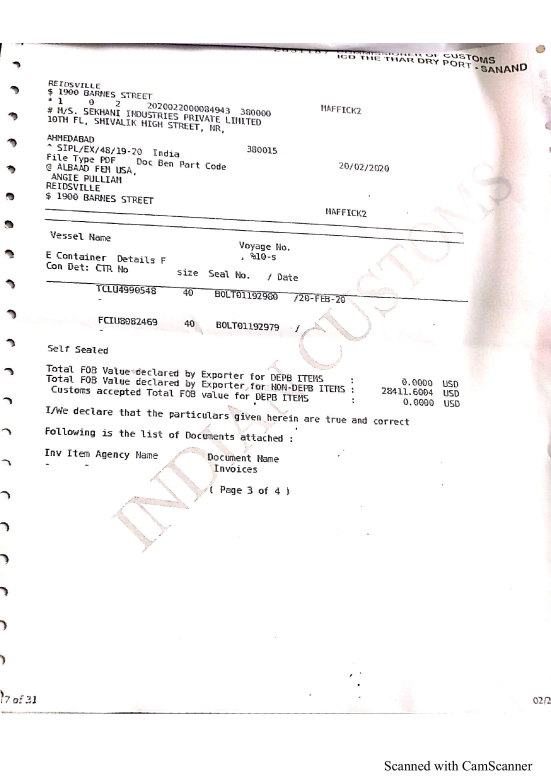
#> input picture OCR2.jpg, 1653 x 2339 px (shown at 1/3 size)
$ python app2.py
#> lines starting #> are read from the running program, lines starting #| are printed output that depends on the picture
import cv2
import numpy as np
import pytesseract
from pytesseract import Output
import argparse

pytesseract.pytesseract.tesseract_cmd=r"C:\Program Files\Tesseract-OCR\tesseract.exe"

img =cv2.imread("OCR2.jpg");
#> img is the input picture: shape (2339, 1653, 3); mean B, G, R 246, 246.1, 247.1
img =cv2.resize(img, None, fx=0.7, fy=0.7)
#> img: shape (1637, 1157, 3)
img2=cv2.bilateralFilter(img,9,75,75)
gray=cv2.cvtColor(img2, cv2.COLOR_BGR2GRAY)
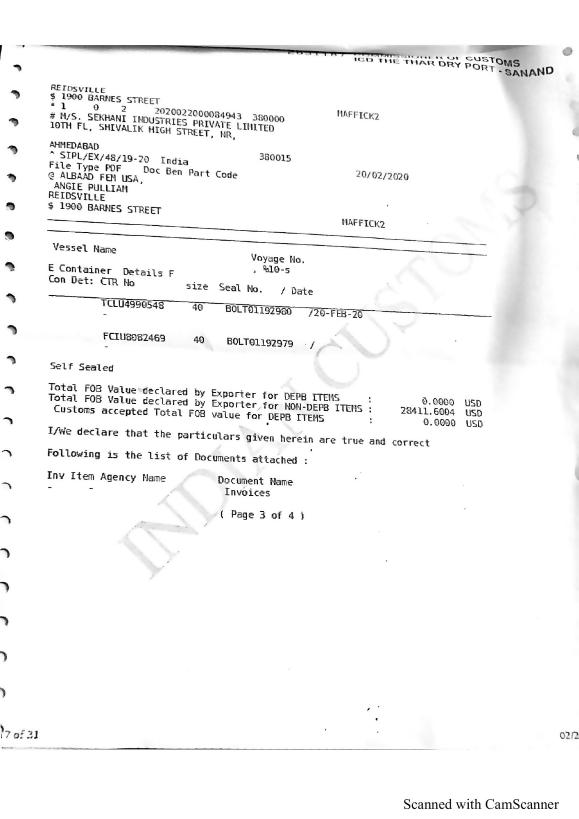
#> gray: shape (1637, 1157) (shown at 1/2 size); min 2, max 255, mean 246.5

#> (the run stopped early here; a loop or call above may not have finished)
